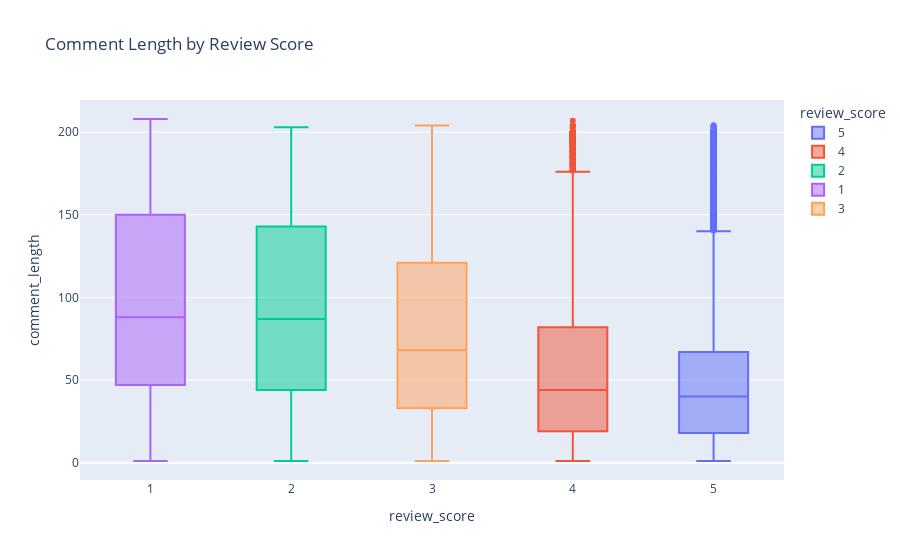

Notebook code for this chart:
### Markdown cell above
## Bivariate Analysis

### Code cell
# Review score vs comment length:
fig = px.box(
    df_reviews,
    x='review_score',
    y='comment_length',
    title='Comment Length by Review Score',
    color='review_score'
)
fig.show()

### Figure 1 — Plotly figure (JSON) as saved in the notebook; plotly's stock layout.template omitted (floating-point values rounded to 4 significant figures; data arrays with more than 128 entries replaced by an {"elided": "..."} marker saying what was removed)
{"data": [{"alignmentgroup": "True", "hovertemplate": "review_score=%{x}<br>comment_length=%{y}<extra></extra>", "legendgroup": "5", "marker": {"color": "#636efa"}, "name": "5", "notched": false, "offsetgroup": "5", "orientation": "v", "showlegend": true, "type": "box", "x": {"elided": "21790 int values"}, "x0": " ", "xaxis": "x", "y": {"elided": "21790 int values"}, "y0": " ", "yaxis": "y"}, {"alignmentgroup": "True", "hovertemplate": "review_score=%{x}<br>comment_length=%{y}<extra></extra>", "legendgroup": "4", "marker": {"color": "#EF553B"}, "name": "4", "notched": false, "offsetgroup": "4", "orientation": "v", "showlegend": true, "type": "box", "x": {"elided": "6278 int values"}, "x0": " ", "xaxis": "x", "y": {"elided": "6278 int values"}, "y0": " ", "yaxis": "y"}, {"alignmentgroup": "True", "hovertemplate": "review_score=%{x}<br>comment_length=%{y}<extra></extra>", "legendgroup": "2", "marker": {"color": "#00cc96"}, "name": "2", "notched": false, "offsetgroup": "2", "orientation": "v", "showlegend": true, "type": "box", "x": {"elided": "2165 int values"}, "x0": " ", "xaxis": "x", "y": {"elided": "2165 int values"}, "y0": " ", "yaxis": "y"}, {"alignmentgroup": "True", "hovertemplate": "review_score=%{x}<br>comment_length=%{y}<extra></extra>", "legendgroup": "1", "marker": {"color": "#ab63fa"}, "name": "1", "notched": false, "offsetgroup": "1", "orientation": "v", "showlegend": true, "type": "box", "x": {"elided": "8829 int values"}, "x0": " ", "xaxis": "x", "y": {"elided": "8829 int values"}, "y0": " ", "yaxis": "y"}, {"alignmentgroup": "True", "hovertemplate": "review_score=%{x}<br>comment_length=%{y}<extra></extra>", "legendgroup": "3", "marker": {"color": "#FFA15A"}, "name": "3", "notched": false, "offsetgroup": "3", "orientation": "v", "showlegend": true, "type": "box", "x": {"elided": "3644 int values"}, "x0": " ", "xaxis": "x", "y": {"elided": "3644 int values"}, "y0": " ", "yaxis": "y"}], "layout": {"boxmode": "overlay", "legend": {"title": {"text": "review_score"}, "tracegroupgap": 0}, "title": {"text": "Comment Length by Review Score"}, "xaxis": {"anchor": "y", "categoryarray": [5, 4, 2, 1, 3], "categoryorder": "array", "domain": [0, 1], "title": {"text": "review_score"}}, "yaxis": {"anchor": "x", "domain": [0, 1], "title": {"text": "comment_length"}}}}
